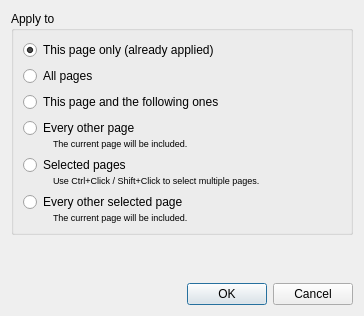
<?xml version="1.0" encoding="UTF-8"?>
<ui version="4.0">
 <class>OrientationApplyDialog</class>
 <widget class="QDialog" name="OrientationApplyDialog">
  <property name="windowModality">
   <enum>Qt::WindowModal</enum>
  </property>
  <property name="geometry">
   <rect>
    <x>0</x>
    <y>0</y>
    <width>364</width>
    <height>316</height>
   </rect>
  </property>
  <property name="windowTitle">
   <string>Fix Orientation</string>
  </property>
  <layout class="QVBoxLayout">
   <item>
    <widget class="QGroupBox" name="groupBox">
     <property name="title">
      <string>Apply to</string>
     </property>
     <layout class="QVBoxLayout" name="verticalLayout_5">
      <item>
       <widget class="QRadioButton" name="thisPageOnlyRB">
        <property name="text">
         <string>This page only (already applied)</string>
        </property>
        <property name="checked">
         <bool>true</bool>
        </property>
       </widget>
      </item>
      <item>
       <widget class="QRadioButton" name="allPagesRB">
        <property name="text">
         <string>All pages</string>
        </property>
       </widget>
      </item>
      <item>
       <widget class="QRadioButton" name="thisPageAndFollowersRB">
        <property name="text">
         <string>This page and the following ones</string>
        </property>
       </widget>
      </item>
      <item>
       <widget class="QWidget" name="everyOtherPageWidget" native="true">
        <layout class="QVBoxLayout" name="verticalLayout_3">
         <property name="spacing">
          <number>0</number>
         </property>
         <property name="margin">
          <number>0</number>
         </property>
         <item>
          <widget class="QWidget" name="everyOtherWidget" native="true">
           <layout class="QVBoxLayout" name="verticalLayout_2">
            <property name="spacing">
             <number>0</number>
            </property>
            <property name="margin">
             <number>0</number>
            </property>
            <item>
             <widget class="QRadioButton" name="everyOtherRB">
              <property name="text">
               <string extracomment="All odd or even pages, depending on the current page being odd or even.">Every other page</string>
              </property>
             </widget>
            </item>
            <item>
             <layout class="QHBoxLayout" name="horizontalLayout_2">
              <item>
               <spacer name="horizontalSpacer_2">
                <property name="orientation">
                 <enum>Qt::Horizontal</enum>
                </property>
                <property name="sizeType">
                 <enum>QSizePolicy::Fixed</enum>
                </property>
                <property name="sizeHint" stdset="0">
                 <size>
                  <width>30</width>
                  <height>0</height>
                 </size>
                </property>
               </spacer>
              </item>
              <item>
               <widget class="QLabel" name="label_2">
                <property name="font">
                 <font>
                  <pointsize>7</pointsize>
                 </font>
                </property>
                <property name="text">
                 <string>The current page will be included.</string>
                </property>
               </widget>
              </item>
             </layout>
            </item>
           </layout>
          </widget>
         </item>
        </layout>
       </widget>
      </item>
      <item>
       <widget class="QWidget" name="selectedPagesWidget" native="true">
        <layout class="QVBoxLayout" name="verticalLayout_4">
         <property name="spacing">
          <number>0</number>
         </property>
         <property name="margin">
          <number>0</number>
         </property>
         <item>
          <widget class="QRadioButton" name="selectedPagesRB">
           <property name="text">
            <string>Selected pages</string>
           </property>
          </widget>
         </item>
         <item>
          <layout class="QHBoxLayout" name="horizontalLayout_3">
           <item>
            <spacer name="horizontalSpacer_6">
             <property name="orientation">
              <enum>Qt::Horizontal</enum>
             </property>
             <property name="sizeType">
              <enum>QSizePolicy::Fixed</enum>
             </property>
             <property name="sizeHint" stdset="0">
              <size>
               <width>30</width>
               <height>0</height>
              </size>
             </property>
            </spacer>
           </item>
           <item>
            <widget class="QLabel" name="selectedPagesHint">
             <property name="font">
              <font>
               <pointsize>7</pointsize>
              </font>
             </property>
             <property name="text">
              <string>Use Ctrl+Click / Shift+Click to select multiple pages.</string>
             </property>
            </widget>
           </item>
          </layout>
         </item>
        </layout>
       </widget>
      </item>
      <item>
       <widget class="QWidget" name="everyOtherSelectedWidget" native="true">
        <layout class="QVBoxLayout" name="verticalLayout">
         <property name="spacing">
          <number>0</number>
         </property>
         <property name="margin">
          <number>0</number>
         </property>
         <item>
          <widget class="QRadioButton" name="everyOtherSelectedRB">
           <property name="text">
            <string>Every other selected page</string>
           </property>
          </widget>
         </item>
         <item>
          <layout class="QHBoxLayout" name="horizontalLayout_5">
           <item>
            <spacer name="horizontalSpacer_5">
             <property name="orientation">
              <enum>Qt::Horizontal</enum>
             </property>
             <property name="sizeType">
              <enum>QSizePolicy::Fixed</enum>
             </property>
             <property name="sizeHint" stdset="0">
              <size>
               <width>30</width>
               <height>0</height>
              </size>
             </property>
            </spacer>
           </item>
           <item>
            <widget class="QLabel" name="everyOtherSelectedHint">
             <property name="font">
              <font>
               <pointsize>7</pointsize>
              </font>
             </property>
             <property name="text">
              <string>The current page will be included.</string>
             </property>
            </widget>
           </item>
          </layout>
         </item>
        </layout>
       </widget>
      </item>
     </layout>
    </widget>
   </item>
   <item>
    <spacer>
     <property name="orientation">
      <enum>Qt::Vertical</enum>
     </property>
     <property name="sizeHint" stdset="0">
      <size>
       <width>17</width>
       <height>0</height>
      </size>
     </property>
    </spacer>
   </item>
   <item>
    <widget class="QDialogButtonBox" name="buttonBox">
     <property name="orientation">
      <enum>Qt::Horizontal</enum>
     </property>
     <property name="standardButtons">
      <set>QDialogButtonBox::Cancel|QDialogButtonBox::Ok</set>
     </property>
    </widget>
   </item>
  </layout>
 </widget>
 <resources/>
 <connections>
  <connection>
   <sender>buttonBox</sender>
   <signal>rejected()</signal>
   <receiver>OrientationApplyDialog</receiver>
   <slot>reject()</slot>
   <hints>
    <hint type="sourcelabel">
     <x>319</x>
     <y>252</y>
    </hint>
    <hint type="destinationlabel">
     <x>286</x>
     <y>256</y>
    </hint>
   </hints>
  </connection>
 </connections>
</ui>
